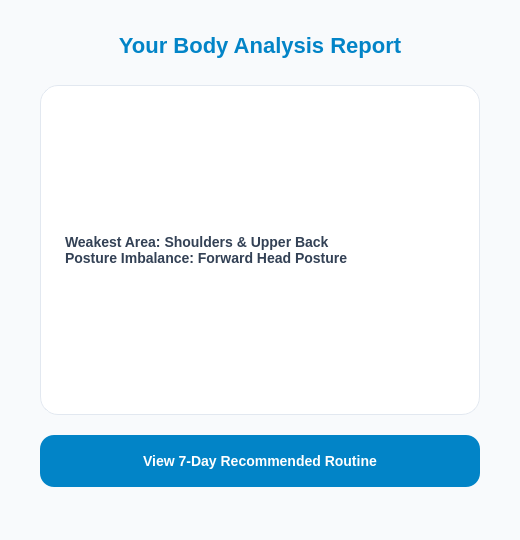
<?xml version="1.0" encoding="UTF-8"?>
<ui version="4.0">
 <class>MainWindow</class>
 <widget class="QMainWindow" name="MainWindow">
  <property name="geometry">
   <rect><x>0</x><y>0</y><width>520</width><height>540</height></rect>
  </property>
  <property name="windowTitle">
   <string>AI Fitness Hub - Body Analysis Report</string>
  </property>
  <property name="styleSheet">
   <string notr="true">
QMainWindow { background-color: #F8FAFC; }
#resultTitle { font-size: 22px; font-weight: 800; color: #0284C7; }
#summaryCard { background-color: #FFFFFF; border: 1px solid #E2E8F0; border-radius: 18px; padding: 20px; }
#summaryCard QLabel { color: #334155; font-size: 14px; font-weight: 700; }
#viewRoutineButton { background-color: #0284C7; color: #FFFFFF; font-size: 14px; font-weight: bold; border-radius: 14px; min-height: 52px; }
#viewRoutineButton:hover { background-color: #0369A1; }
   </string>
  </property>
  <widget class="QWidget" name="centralwidget">
   <widget class="QLabel" name="resultTitle">
    <property name="geometry"><rect><x>30</x><y>25</y><width>460</width><height>40</height></rect></property>
    <property name="text"><string>Your Body Analysis Report</string></property>
    <property name="alignment"><set>Qt::AlignCenter</set></property>
   </widget>
   <widget class="QFrame" name="summaryCard">
    <property name="geometry"><rect><x>40</x><y>85</y><width>440</width><height>330</height></rect></property>
    <widget class="QLabel" name="weaknessLabel">
     <property name="geometry"><rect><x>25</x><y>25</y><width>390</width><height>280</height></rect></property>
     <property name="text"><string>Weakest Area: Shoulders &amp; Upper Back
Posture Imbalance: Forward Head Posture</string></property>
    <property name="wordWrap"><bool>true</bool></property>
    </widget>
   </widget>
   <widget class="QPushButton" name="viewRoutineButton">
    <property name="geometry"><rect><x>40</x><y>435</y><width>440</width><height>52</height></rect></property>
    <property name="text"><string>View 7-Day Recommended Routine</string></property>
   </widget>
  </widget>
 </widget>
</ui>
